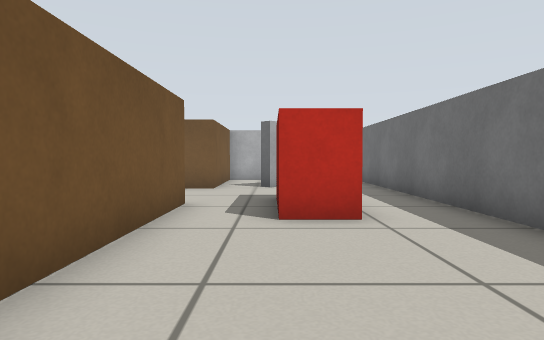
[1] (above)

17 first-person views from a walk through a Gazebo world. The camera is 0.45 m above the floor, tilts 2° down and sees 75° across. The floor is counted in squares, 0.5 m on a side. Each view is taken from the middle of a square. On the plan, view 1 faces up. The plan holds only what a view shows up to about 12 squares ahead; the rest is blank.

[2]
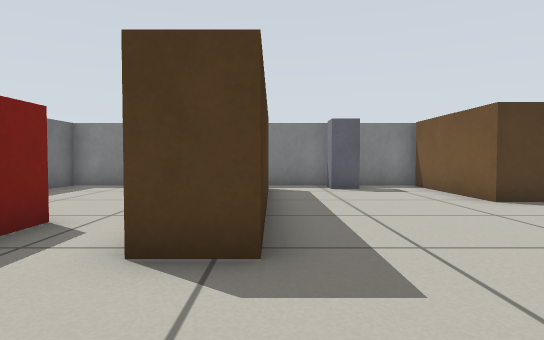

[3]
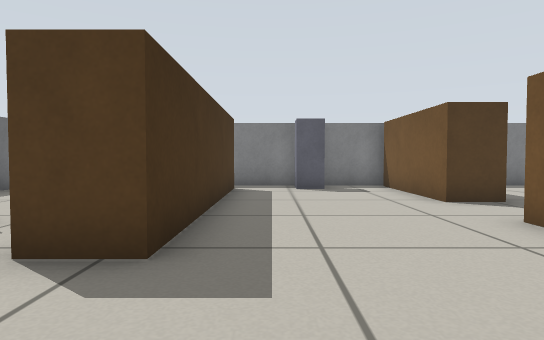

[4]
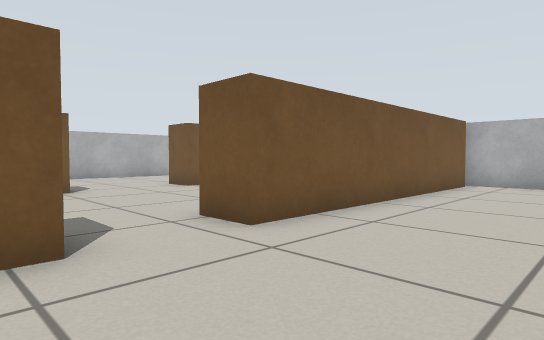

[5]
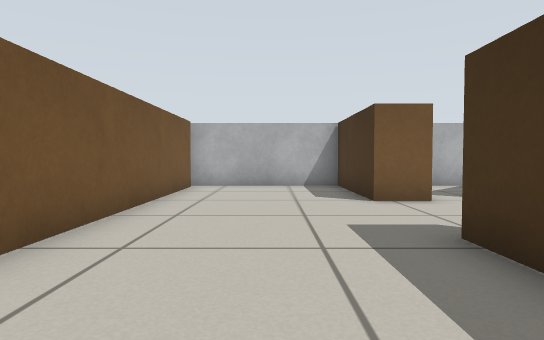

[6]
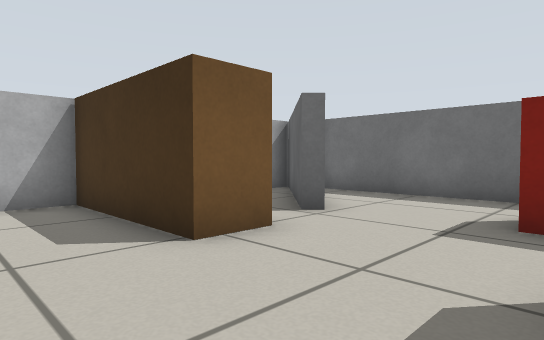

[7]
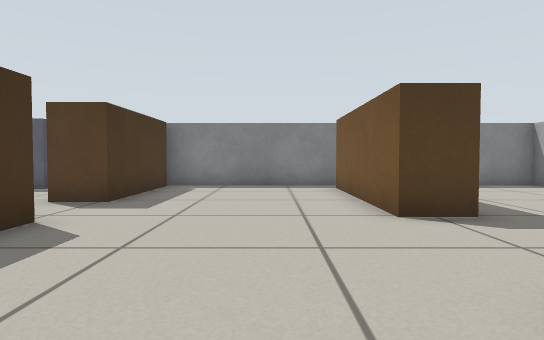

[8]
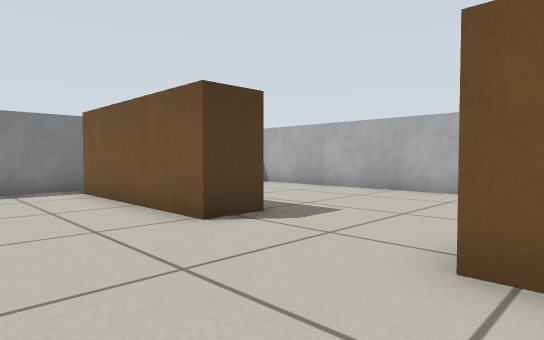

[9]
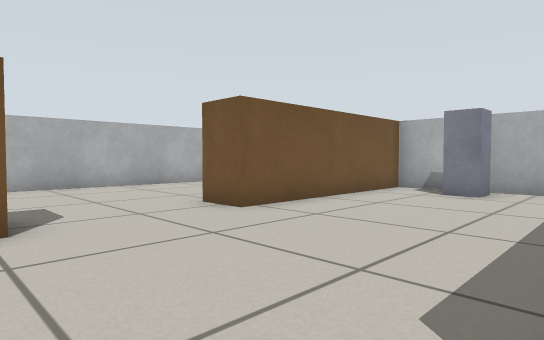

[10]
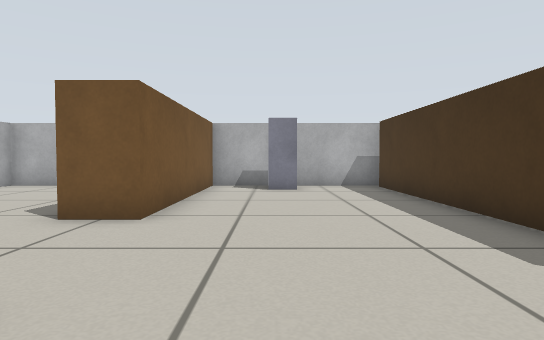

[11]
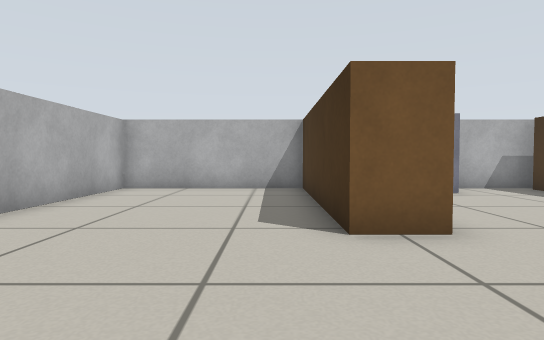

[12]
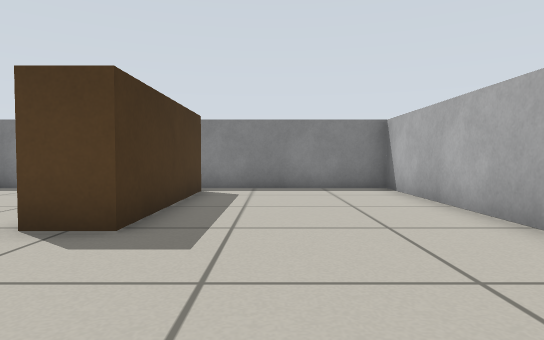

[13]
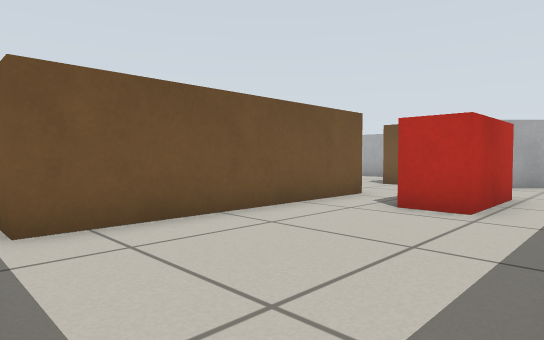

[14]
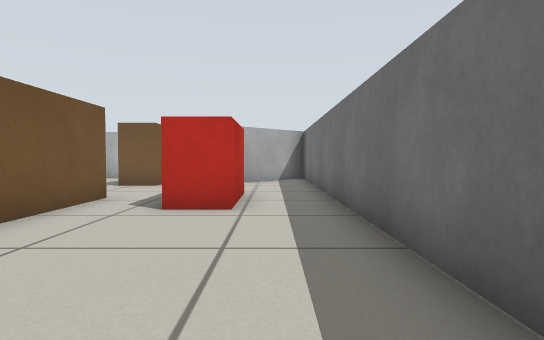

[15]
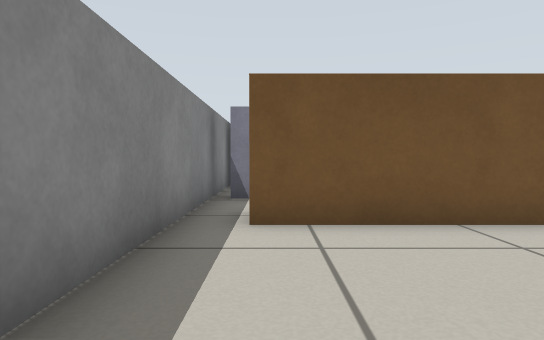

[16]
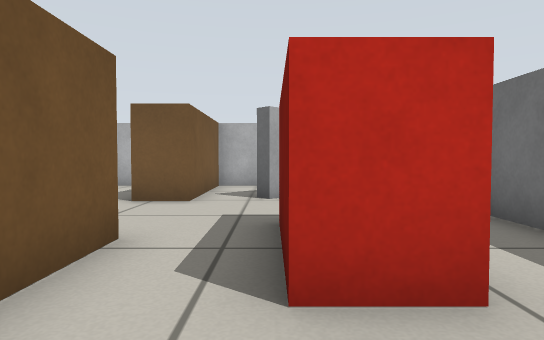

[17]
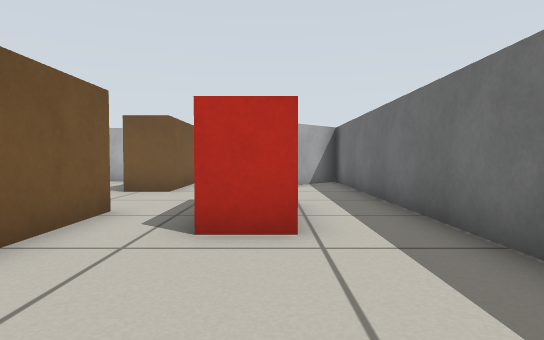

### Floor plan
Points are (right, up) in squares from view 1. A wall is a line through its corners. A room is listed if a view was taken in it or the views show most of it. See-through windows are left out.
Room 1 (views 1, 2, 3, 4, 5, 6, 7, 8, 9, 10, 11, 12, 13, 14, 15, 16, 17)
walls: (-8.7, 7.2) (-8.7, 14); (-7.2, -1.3) (3.4, -1.3) (3.4, 13.2); (-7.5, 14) (-7.5, 5.1) (-8.7, 5.1) (-8.7, 5.8); (-2.9, -0.4) (-2.9, 6.9) (-1.7, 6.9) (-1.7, -0.3) (-2.5, -0.3); (-15.1, -0.5) (-15.1, 4.7) (-13.9, 4.7) (-13.9, -0.5); (-3.8, 14.4) (-13.9, 14.4) (-13.9, 8.1) (-15.1, 8.1) (-15.1, 14.4) (-20.4, 14.4) (-20.4, -1.3) (-8.8, -1.3); (2.3, 13.1) (-0.1, 10.7) (-0.3, 10.9) (2.9, 14.1); (3.1, 14.4) (-1.2, 14.4)
ways out: gap at (-8, 14)
objects: pillar (-12, 13); brown box (-8, -1) to (-8, 3); pillar (-5, -1) to (-5, 0); brown box (-3, 11) to (-2, 14); red box (0, 5) to (1, 8)

Positions as (right, up) in squares from view 1, and headings:
1: (0, 0), facing up
2: (-3, 10), facing down
3: (-4, 10), facing down
4: (-4, 2), facing up-left
5: (-5, 3), facing up
6: (-5, 7), facing up-right
7: (-12, 10), facing down
8: (-11, 9), facing down-left
9: (-9, 4), facing up-left
10: (-12, 3), facing up
11: (-16, 4), facing up
12: (-17, 9), facing down
13: (3, -1), facing up-left
14: (2, -1), facing up
15: (3, 0), facing left
16: (0, 3), facing up
17: (1, 1), facing up
